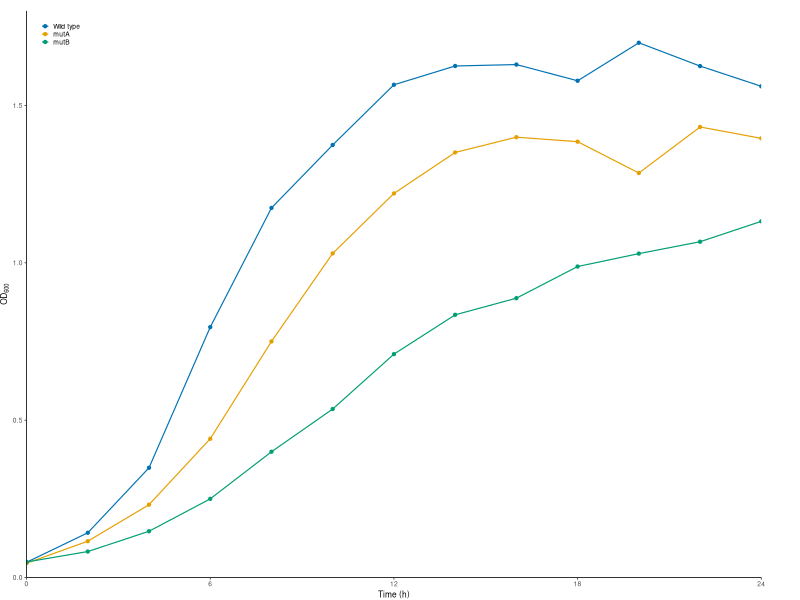
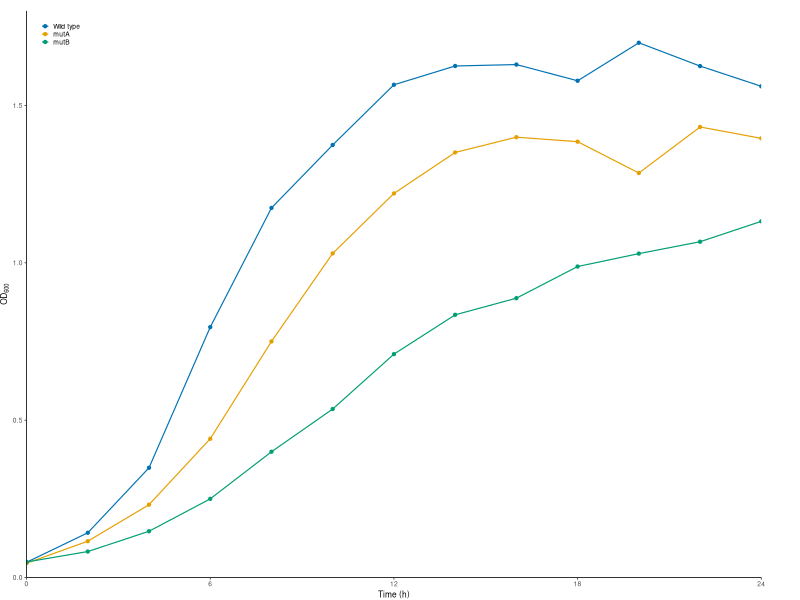
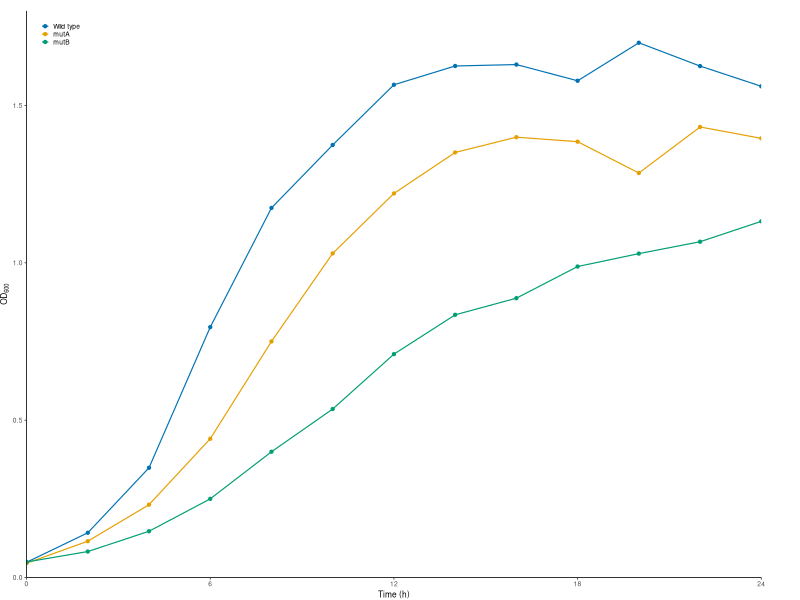
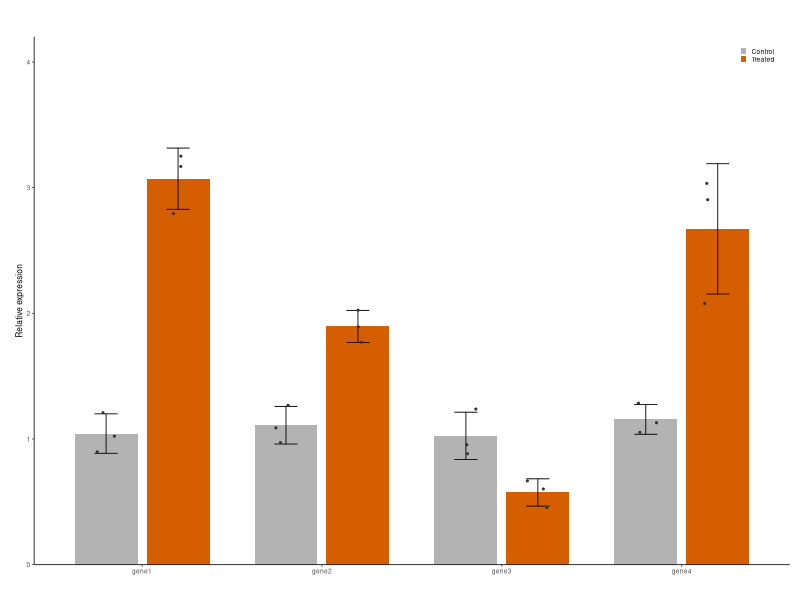
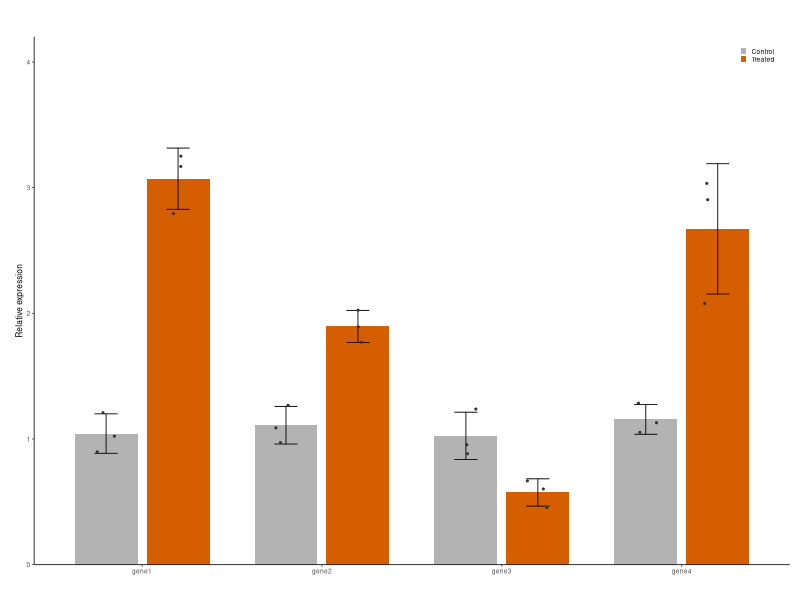
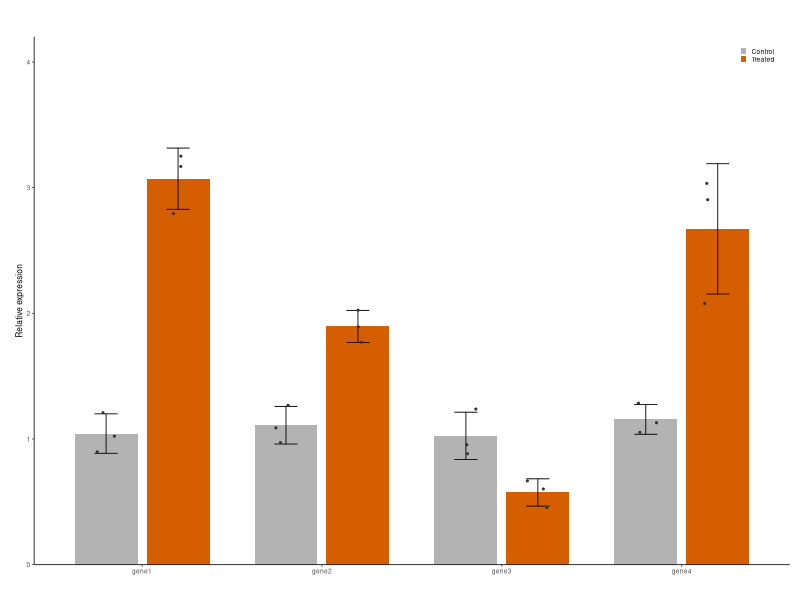
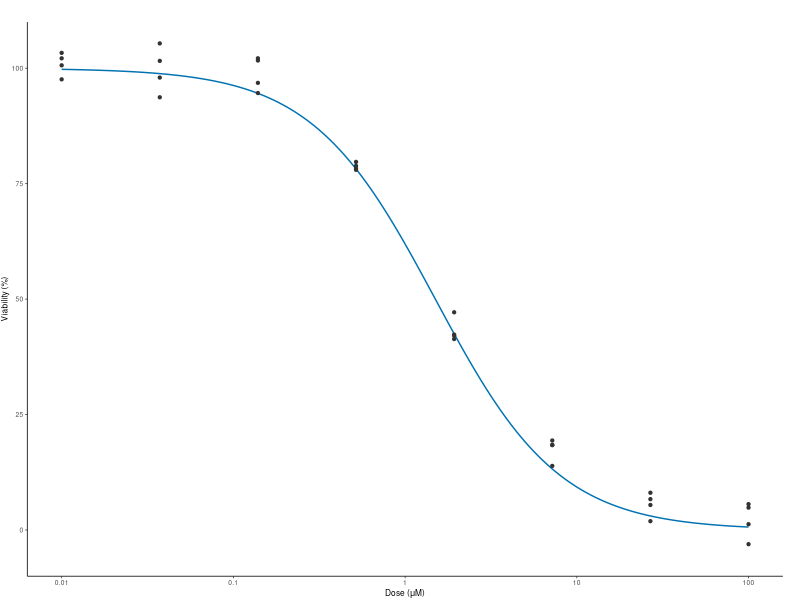
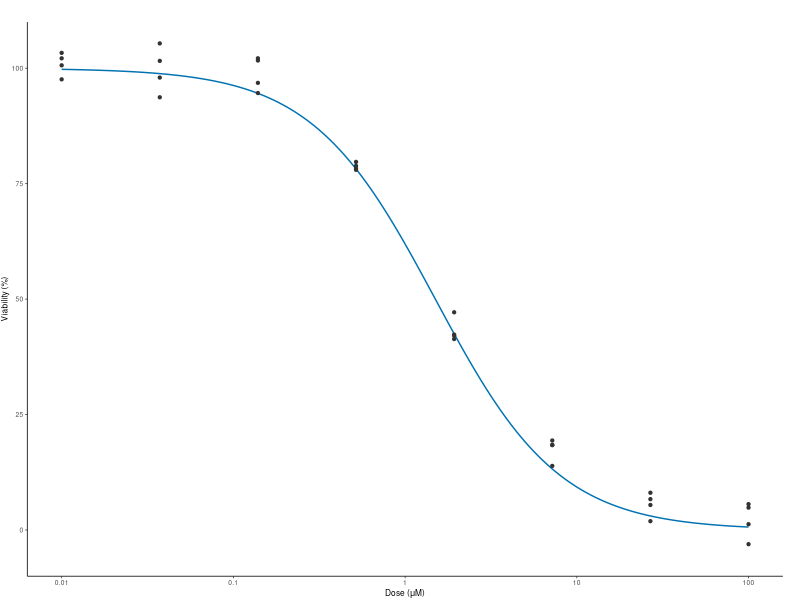

These figures' R source, in order:
# Sample plots for the FigAssemble tutorial: made-up data, saved the way an R notebook saves a
# figure (PDF, PNG at 600 dpi and SVG under one name), so FigAssemble finds all three copies.
#
#   Rscript examples/make_examples.R      (from the repository's top folder)
#
# Style as in Matthew's figures: theme_classic, Helvetica at base size 6, transparent
# backgrounds, margins cropped to the ink, 0.2 cm legend keys. Each panel has its own random
# seed, and the jitter a fixed one, so the three copies of a plot are identical and re-running
# the script makes the same plots.

library(data.table)
library(ggplot2)
library(magrittr)

# Setup ---------------------------------------------------------------------------------------

# Measuring text opens a graphics device; a null one keeps R from leaving an Rplots.pdf behind
pdf(NULL)

# Colour-blind-safe colours (Okabe-Ito)
okabe_ito <- c("#E69F00", "#56B4E9", "#009E73", "#0072B2", "#D55E00", "#CC79A7")
out_dir <- "examples"

# The house theme: base size 6 in Helvetica, nothing painted behind the plot
theme_figure <- function() {
  return(theme_classic(base_size = 6, base_family = "Helvetica") +
    theme(plot.background = element_rect(fill = NA, color = NA),
          panel.background = element_rect(fill = NA, color = NA),
          legend.background = element_blank(),
          legend.box.background = element_blank(),
          legend.key.size = unit(0.2, "cm"),
          legend.margin = margin(0, 0, 0, 0),
          legend.box.spacing = unit(2, "pt"),
          plot.margin = margin(0, 0, 0, 0)))
}

# Smallest margins that keep everything inside a figure of the given size (as in
# Matthew's analysis notebooks); returns the plot and its size
fit_margins <- function(plot, width = NULL, height = NULL, sides = c("t", "r", "b", "l"), pad_pt = 0.5, res = 300) {
  margins <- c(t = 0, r = 0, b = 0, l = 0)
  old_dev <- grDevices::dev.cur()
  set_margins <- function(m) {
    plot + ggplot2::theme(plot.margin = ggplot2::margin(m[["t"]], m[["r"]], m[["b"]], m[["l"]], unit = "in"))
  }
  added_up <- function(g) {
    c(w = sum(grid::convertWidth(g$widths, "in", valueOnly = TRUE)),
      h = sum(grid::convertHeight(g$heights, "in", valueOnly = TRUE)))
  }
  ink_edges <- function(g, w, h, room, dpi) {
    # Draw g at w x h in on a transparent canvas with `room` in around it; how far the ink reaches
    cap <- ragg::agg_capture(width = w + 2 * room, height = h + 2 * room, units = "in", res = dpi, background = "transparent")
    grid::pushViewport(grid::viewport(x = grid::unit(room, "in"), y = grid::unit(room, "in"),
                                      width = grid::unit(w, "in"), height = grid::unit(h, "in"), just = c("left", "bottom")))
    grid::grid.draw(g)
    px <- cap(native = TRUE)
    grDevices::dev.off()
    if (old_dev > 1) grDevices::dev.set(old_dev)
    px_dim <- dim(px)
    px <- as.vector(unclass(px))
    ink <- matrix(is.na(px) | px != 0L, nrow = px_dim[1], ncol = px_dim[2], byrow = TRUE)
    rows <- which(rowSums(ink) > 0)
    cols <- which(colSums(ink) > 0)
    if (!length(rows)) return(list(edges = c(t = h, r = w, b = 0, l = 0), touches = FALSE))
    return(list(edges = c(t = h + room - (min(rows) - 1) / dpi,
                          r = max(cols) / dpi - room,
                          b = h + room - max(rows) / dpi,
                          l = (min(cols) - 1) / dpi - room),
                touches = min(rows) == 1 || max(rows) == nrow(ink) || min(cols) == 1 || max(cols) == ncol(ink)))
  }
  for (i in 1:6) {
    # 1. The plot with the current margins, no background (it would count as ink)
    g <- ggplot2::ggplotGrob(set_margins(margins) + ggplot2::theme(plot.background = ggplot2::element_blank()))
    w <- if (is.null(width)) added_up(g)[["w"]] else width
    h <- if (is.null(height)) added_up(g)[["h"]] else height
    # 2. A rough look to see how far things reach, then a fine one
    room <- 8
    repeat {
      rough <- ink_edges(g, w, h, room, dpi = 200)
      if (!rough$touches) break
      if (room >= 64) stop("something reaches more than 64 in past the figure's edge")
      room <- room * 2
    }
    reach <- max(0, rough$edges[["t"]] - h, rough$edges[["r"]] - w, -rough$edges[["b"]], -rough$edges[["l"]])
    edges <- ink_edges(g, w, h, room = reach + 0.25, dpi = res)$edges
    # 3. How far the ink reaches past each edge; pdf() cuts the page to whole points at the top and right
    page_top <- if (is.null(height)) h else floor(h * 72 + 1e-6) / 72
    page_right <- if (is.null(width)) w else floor(w * 72 + 1e-6) / 72
    past <- c(t = edges[["t"]] - page_top, r = edges[["r"]] - page_right, b = -edges[["b"]], l = -edges[["l"]])
    # 4. Just enough margin for the ink to fit, plus pad_pt
    need <- margins + past
    new <- ifelse(need > 0, need + pad_pt / 72, 0)
    new[!names(new) %in% sides] <- 0
    settled <- max(abs(new - margins)) < 0.05 / 72
    margins <- new
    if (settled) break
  }
  # 5. A size added up from the plot, rounded up to whole points
  raw <- added_up(ggplot2::ggplotGrob(set_margins(margins)))
  size_pt <- ceiling(raw * 72 - 1e-6)
  if (is.null(width)) margins[["r"]] <- margins[["r"]] + size_pt[["w"]] / 72 - raw[["w"]]
  if (is.null(height)) margins[["t"]] <- margins[["t"]] + size_pt[["h"]] / 72 - raw[["h"]]
  fitted <- set_margins(margins)
  # 6. Whole points plus a hair, since pdf() truncates the page size
  size <- c(w = if (is.null(width)) (size_pt[["w"]] + 0.001) / 72 else width,
            h = if (is.null(height)) (size_pt[["h"]] + 0.001) / 72 else height)
  return(list(plot = fitted, width = size[["w"]], height = size[["h"]], margins_in = margins))
}

# Save one figure as PDF, PNG (600 dpi) and SVG under one name, cropped to its ink; panel sizes
# are fixed, so the figure's size is added up from them
save_figure <- function(plot, stem, panel_w_mm, panel_h_mm) {
  sized <- plot + theme(panel.widths = unit(panel_w_mm, "mm"), panel.heights = unit(panel_h_mm, "mm"))
  fit <- fit_margins(sized, pad_pt = 0)
  path <- file.path(out_dir, stem)
  ggsave(paste0(path, ".pdf"), fit$plot, width = fit$width, height = fit$height, bg = "transparent")
  ggsave(paste0(path, ".png"), fit$plot, width = fit$width, height = fit$height, dpi = 600, bg = "transparent")
  ggsave(paste0(path, ".svg"), fit$plot, width = fit$width, height = fit$height, bg = "transparent")
  cat(sprintf("%s: %.0f x %.0f pt\n", stem, fit$width * 72, fit$height * 72))
}

# Panel a: growth curves ----------------------------------------------------------------------

# 1. Optical density of three strains every 2 h, from logistic growth with a little noise
set.seed(1)
growth.table <- CJ(STRAIN = c("Wild type", "mutA", "mutB"), HOURS = seq(0, 24, by = 2))
growth.table[, RATE := c("Wild type" = 0.55, "mutA" = 0.42, "mutB" = 0.30)[STRAIN]]
growth.table[, CAPACITY := c("Wild type" = 1.6, "mutA" = 1.4, "mutB" = 1.1)[STRAIN]]
growth.table[, OD600 := CAPACITY / (1 + (CAPACITY / 0.05 - 1) * exp(-RATE * HOURS)) * exp(rnorm(.N, 0, 0.04))]
growth.table[, STRAIN := factor(STRAIN, levels = c("Wild type", "mutA", "mutB"))]

# 2. Lines through the points, one colour per strain
growth.plot <- growth.table %>%
  ggplot(aes(x = HOURS, y = OD600, colour = STRAIN)) +
  geom_line(linewidth = 0.4) +
  geom_point(size = 0.8) +
  scale_colour_manual(values = okabe_ito[c(4, 1, 3)], name = NULL) +
  scale_x_continuous(breaks = seq(0, 24, by = 6), expand = expansion(0)) +
  scale_y_continuous(expand = expansion(0), limits = c(0, 1.8)) +
  labs(x = "Time (h)", y = expression(OD[600])) +
  theme_figure() +
  theme(legend.position = "inside", legend.position.inside = c(0.02, 0.98), legend.justification = c(0, 1))
save_figure(growth.plot, "growth_curves", panel_w_mm = 60, panel_h_mm = 38)

# Panel b: expression bars --------------------------------------------------------------------

# 1. Relative expression of four genes, control and treated, three replicates each
set.seed(2)
expression.table <- CJ(GENE = paste0("gene", 1:4), CONDITION = c("Control", "Treated"), REP = 1:3)
expression.table[, MEAN := fifelse(CONDITION == "Control", 1, c(gene1 = 3.2, gene2 = 1.8, gene3 = 0.6, gene4 = 2.4)[GENE])]
expression.table[, VALUE := MEAN * exp(rnorm(.N, 0, 0.12))]
expression_summary.table <- expression.table[, .(MEAN = mean(VALUE), SD = sd(VALUE)), by = .(GENE, CONDITION)]

# 2. Bars side by side with standard deviations, replicates as points
expression.plot <- expression_summary.table %>%
  ggplot(aes(x = GENE, y = MEAN, fill = CONDITION)) +
  geom_col(position = position_dodge(width = 0.8), width = 0.7) +
  geom_errorbar(aes(ymin = MEAN - SD, ymax = MEAN + SD), position = position_dodge(width = 0.8), width = 0.25,
                linewidth = 0.3, lineend = "round") +
  geom_point(data = expression.table, aes(y = VALUE), position = position_jitterdodge(jitter.width = 0.15, dodge.width = 0.8, seed = 3),
             size = 0.4, colour = "grey20", show.legend = FALSE) +
  scale_fill_manual(values = c(Control = "grey70", Treated = okabe_ito[5]), name = NULL) +
  scale_y_continuous(expand = expansion(0), limits = c(0, 4.2)) +
  labs(x = NULL, y = "Relative expression") +
  theme_figure() +
  theme(legend.position = "inside", legend.position.inside = c(0.98, 0.98), legend.justification = c(1, 1))
save_figure(expression.plot, "expression_bars", panel_w_mm = 60, panel_h_mm = 38)

# Panel c: dose response ----------------------------------------------------------------------

# 1. Response to eight doses of a drug, four replicates, around a Hill curve
set.seed(4)
dose.table <- CJ(DOSE = 10^seq(-2, 2, length.out = 8), REP = 1:4)
dose.table[, RESPONSE := 100 / (1 + (DOSE / 1.5)^1.2) + rnorm(.N, 0, 4)]
curve.table <- data.table(DOSE = 10^seq(-2, 2, length.out = 200))
curve.table[, RESPONSE := 100 / (1 + (DOSE / 1.5)^1.2)]

# 2. The fitted curve over the replicates, dose on a log scale
dose.plot <- dose.table %>%
  ggplot(aes(x = DOSE, y = RESPONSE)) +
  geom_line(data = curve.table, colour = okabe_ito[4], linewidth = 0.5) +
  geom_point(size = 0.8, colour = "grey20") +
  scale_x_log10(breaks = 10^(-2:2), labels = c("0.01", "0.1", "1", "10", "100")) +
  scale_y_continuous(breaks = seq(0, 100, by = 25), limits = c(-10, 110), expand = expansion(0)) +
  labs(x = expression("Dose (" * mu * "M)"), y = "Viability (%)") +
  theme_figure()
save_figure(dose.plot, "dose_response", panel_w_mm = 150, panel_h_mm = 30)
